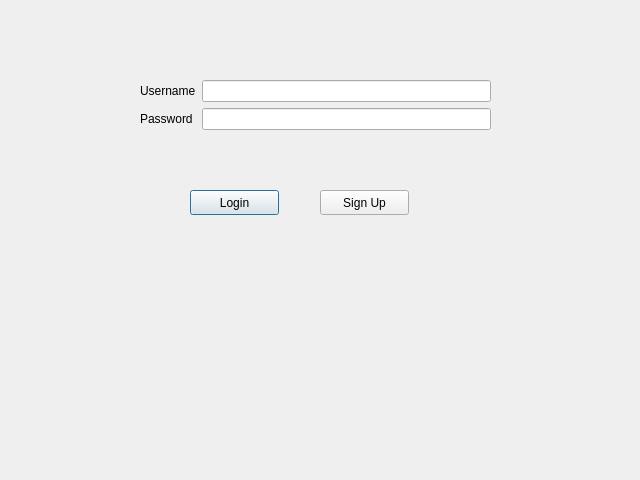
<?xml version="1.0" encoding="UTF-8"?>
<ui version="4.0">
 <class>Authentication</class>
 <widget class="QDialog" name="Authentication">
  <property name="geometry">
   <rect>
    <x>0</x>
    <y>0</y>
    <width>640</width>
    <height>480</height>
   </rect>
  </property>
  <property name="windowTitle">
   <string>Dialog</string>
  </property>
  <widget class="QWidget" name="formLayoutWidget">
   <property name="geometry">
    <rect>
     <x>140</x>
     <y>80</y>
     <width>351</width>
     <height>61</height>
    </rect>
   </property>
   <layout class="QFormLayout" name="login_form">
    <item row="0" column="0">
     <widget class="QLabel" name="user">
      <property name="text">
       <string>Username</string>
      </property>
     </widget>
    </item>
    <item row="0" column="1">
     <widget class="QLineEdit" name="username"/>
    </item>
    <item row="1" column="0">
     <widget class="QLabel" name="pass">
      <property name="text">
       <string>Password</string>
      </property>
     </widget>
    </item>
    <item row="1" column="1">
     <widget class="QLineEdit" name="password">
      <property name="inputMask">
       <string/>
      </property>
      <property name="text">
       <string/>
      </property>
     </widget>
    </item>
   </layout>
  </widget>
  <widget class="QPushButton" name="login">
   <property name="geometry">
    <rect>
     <x>190</x>
     <y>190</y>
     <width>89</width>
     <height>25</height>
    </rect>
   </property>
   <property name="text">
    <string>Login</string>
   </property>
  </widget>
  <widget class="QPushButton" name="sign_up">
   <property name="geometry">
    <rect>
     <x>320</x>
     <y>190</y>
     <width>89</width>
     <height>25</height>
    </rect>
   </property>
   <property name="text">
    <string>Sign Up</string>
   </property>
  </widget>
 </widget>
 <resources/>
 <connections/>
</ui>
